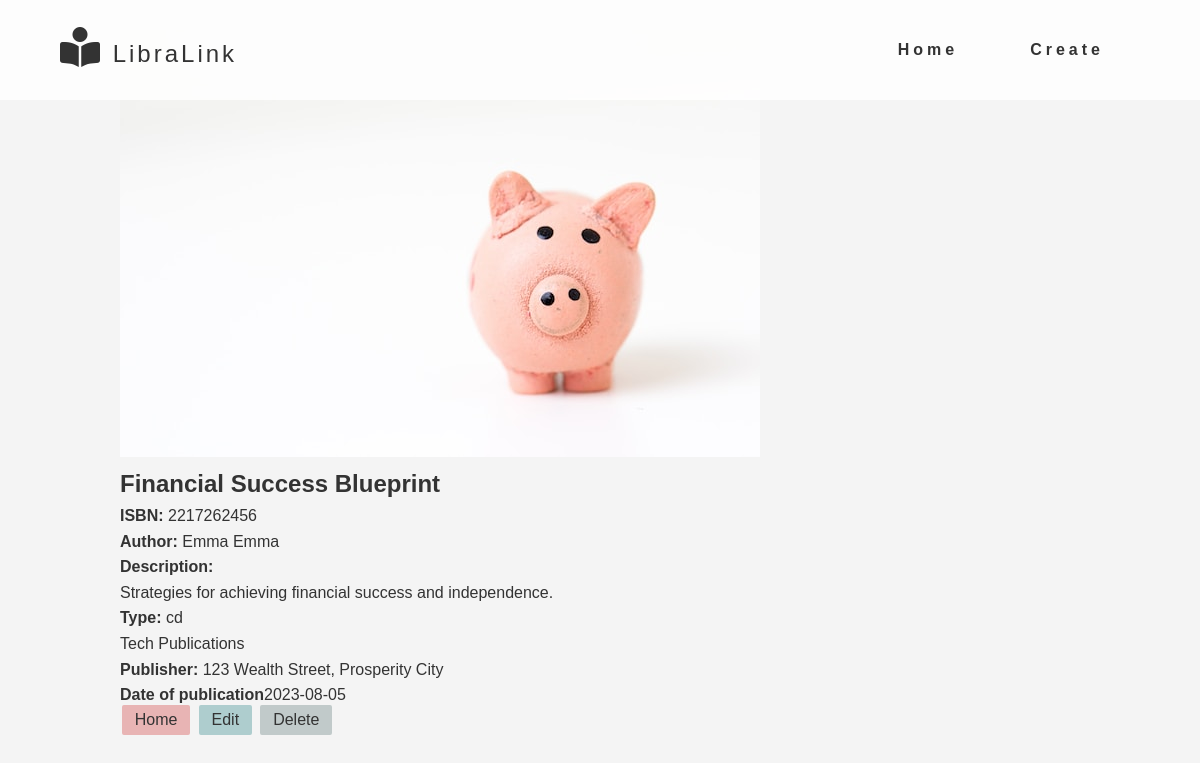
The page /details.php?ISBN=2217262456 on the database its author committed.
### tables this page shows
CREATE TABLE `library` (
  `ISBN` bigint(20) NOT NULL,
  `title` varchar(50) NOT NULL,
  `image` varchar(255) DEFAULT NULL,
  `short_description` varchar(255) DEFAULT NULL,
  `type` varchar(50) DEFAULT NULL,
  `author_first_name` varchar(50) DEFAULT NULL,
  `author_last_name` varchar(50) DEFAULT NULL,
  `publisher_name` varchar(50) DEFAULT NULL,
  `publisher_address` varchar(50) DEFAULT NULL,
  `publish_date` date NOT NULL
);

### details.php (the view, shortened to what this page needs)
<?php
require_once "components/db_connection.php";
require_once "components/navbar.php";
if (isset($_GET['ISBN']) && !empty($_GET['ISBN'])) {
  $sql = "SELECT * FROM `library` WHERE `ISBN` = $_GET[ISBN]";
  $result = mysqli_query($connect, $sql);
  if (mysqli_num_rows($result) > 0) {
    $row = mysqli_fetch_assoc($result);
  }
}
?>
<!DOCTYPE html>
<html lang="en">
<head>
  <link rel="stylesheet" href="style/style.css">
</head>
<body>
  <?= $navbar ?>
  <div class="container ">
    <img id="grig-image" src='images/<?= $row['image'] ?>' class='card-img-top' alt='...'>
    <div id="grig-info">
      <h2> <?= $row['title'] ?></h2>
      <p><strong>ISBN: </strong><?= $row['ISBN'] ?></p>
      <p><strong>Author: </strong><?= $row['author_first_name'] ?> <?= $row['author_first_name'] ?></p>
      <p><strong>Description:</strong></p>
      <p><?= $row['short_description'] ?></p>
      <p><strong>Type: </strong><?= $row['type'] ?></p>
      <p><a href='publisher.php?publisher_name=<?= urlencode($row['publisher_name']) ?>'><?= $row['publisher_name'] ?></p></a>
      <p><strong>Publisher: </strong><?= $row['publisher_address'] ?></p>
      <p><strong>Date of publication</strong><?= $row['publish_date'] ?></p>
    </div>
    <div id="grig-buttons">
      <a href='index.php' class='btn btn-primary'>Home</a>
      <a href='update.php?ISBN=<?= $row['ISBN'] ?>' class='btn btn-secondary'>Edit</a>
      <a href='delete.php?ISBN=<?= $row['ISBN'] ?>' class='btn btn-tertiary'>Delete</a>
    </div>
  </div>
</body>
</html>

### style/style.css (style rules this page uses)
* { box-sizing: border-box; margin: 0; padding: 0; }
body { font-family: Arial, Helvetica, sans-serif; line-height: 1.6; background: #f4f4f4; color: #333; }
a { color: #333; text-decoration: none; }
.container { width: clamp(500px, 80%, 1200px); margin: 30px auto; }
.btn { padding: 0.4rem 0.8rem; margin: 0 2px; background: rgb(232, 180, 180); color: #333; border-radius: 2px; transition: opacity 0.2s ease-in-out; }
.btn-secondary { background: rgb(174, 205, 206); }
.btn-tertiary { background: rgb(193, 202, 202); }

### rows shown on the page
library: image (picture), title "Financial Success Blueprint", ISBN "2217262456", author_first_name "Emma", short_description "Strategies for achieving financial success and independence.", type "cd", publisher_name "Tech Publications", publisher_address "123 Wealth Street, Prosperity City", publish_date "2023-08-05"
